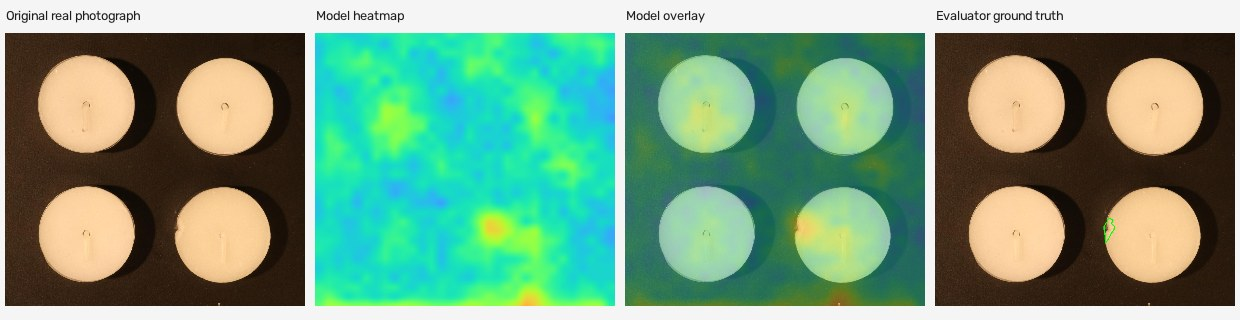
#> input picture benchmarks/intelligence_20261025/examples/candle_replay_0121.jpg, 1240 x 320 px
$ python -i quality.py   (imports and definitions only)   (older library calls are emulated)
#> lines starting #> are read from the running program, lines starting #| are printed output that depends on the picture; after the words box and inside, x2 and y2 are one past the last pixel; in counts of white or black regions, pixels touching at a corner belong together
#> further down, picture is the input picture: shape (320, 1240, 3); mean B, G, R 127.9, 157.4, 117.4
from __future__ import annotations

import cv2
import numpy as np


def inspect_quality(image: np.ndarray) -> dict:
    gray = cv2.cvtColor(image, cv2.COLOR_BGR2GRAY)
    lap = cv2.Laplacian(gray, cv2.CV_64F)
    height, width = gray.shape
    brightness = float(np.mean(gray))
    dynamic_range = float(np.percentile(gray, 99) - np.percentile(gray, 1))
    clipping = float(np.mean((gray <= 3) | (gray >= 252)))
    focus = float(lap.var())
    flags: list[str] = []
    if min(width, height) < 128:
        flags.append("LOW_RESOLUTION")
    if focus < 12.0:
        flags.append("LOW_FOCUS")
    if clipping > 0.28 or brightness < 8 or brightness > 247 or dynamic_range < 18:
        flags.append("EXPOSURE_LIMIT")
    ratio = max(width / max(height, 1), height / max(width, 1))
    if ratio > 5.0:
        flags.append("EXTREME_ASPECT_RATIO")
    return {
        "width": int(width), "height": int(height), "channels": 3,
        "focus_laplacian_variance": round(focus, 4),
        "brightness_mean": round(brightness, 4),
        "dynamic_range_p98_minus_p02": round(dynamic_range, 4),
        "clipped_pixel_fraction": round(clipping, 6),
        "aspect_ratio_long_over_short": round(ratio, 4),
        "quality_score": round(float(max(0.0, min(1.0, min(1.0, focus / 80.0) * (1.0 - min(clipping, 1.0))))), 4),
        "quality_score_is_calibrated": False,
        "flags": flags,
    }


def foreground_bbox(image: np.ndarray) -> list[int] | None:
    lab = cv2.cvtColor(image, cv2.COLOR_BGR2LAB)
#> lab: shape (320, 1240, 3); mean of channels 0, 1, 2 155.2, 114.2, 141
    lightness = cv2.GaussianBlur(lab[:, :, 0], (5, 5), 0)
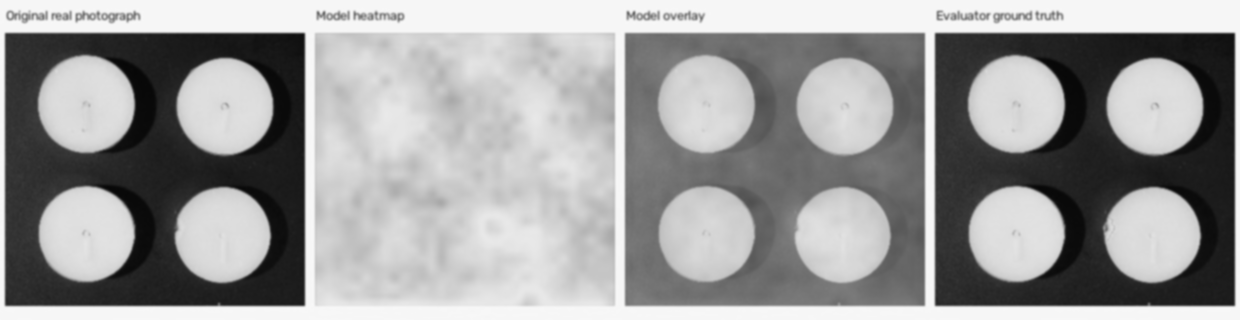
#> lightness: shape (320, 1240); min 7, max 248, mean 155.2
    _, mask = cv2.threshold(lightness, 0, 255, cv2.THRESH_BINARY + cv2.THRESH_OTSU)
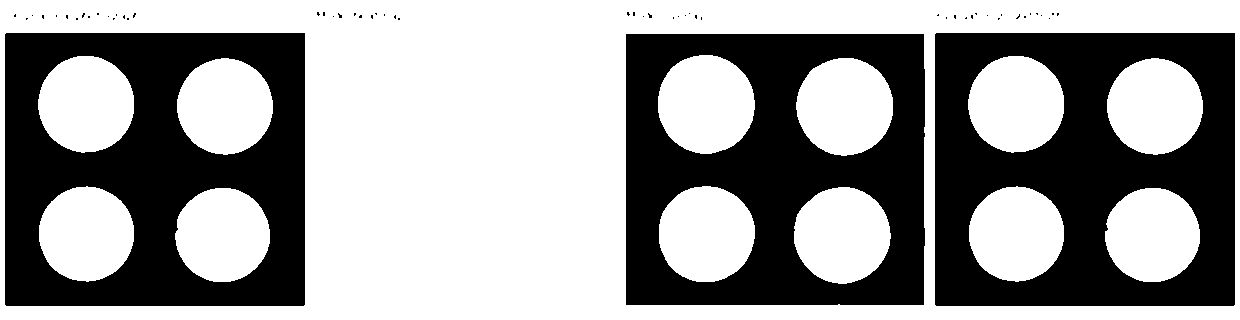
#> mask: shape (320, 1240); 60.2% white; 57 black regions (54 under 20 px), largest, box (x1, y1, x2, y2) and area: (5, 33, 305, 306) 53204, (935, 33, 1235, 306) 53198, (626, 34, 925, 305) 51203
    kernel = cv2.getStructuringElement(cv2.MORPH_ELLIPSE, (9, 9))
    mask = cv2.morphologyEx(mask, cv2.MORPH_CLOSE, kernel)
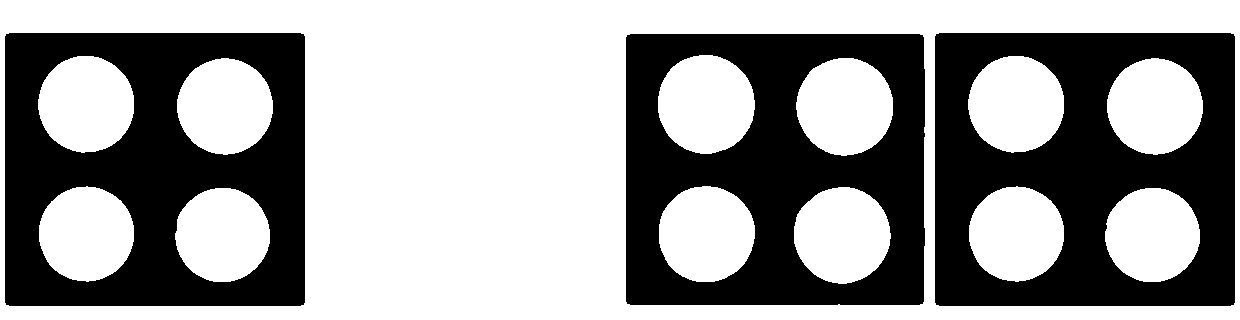
#> mask: shape (320, 1240); 60.3% white; 3 black regions, box (x1, y1, x2, y2) and area: (5, 33, 305, 306) 53181, (935, 33, 1235, 306) 53173, (626, 34, 925, 305) 51177
    contours, _ = cv2.findContours(mask, cv2.RETR_EXTERNAL, cv2.CHAIN_APPROX_SIMPLE)
#> contours = [[[0, 0], [0, 319], [1239, 319], [1239, 0]]]
    image_area = image.shape[0] * image.shape[1]
#> image_area = 396800
    candidates = [cv2.boundingRect(c) for c in contours if 0.02 < cv2.contourArea(c) / max(image_area, 1) < 0.98]
#> candidates = []
    if not candidates:
        return None
    x, y, w, h = max(candidates, key=lambda box: box[2] * box[3])
    return [int(x), int(y), int(x + w), int(y + h)]

>>> import cv2
>>> picture = cv2.imread('../../../benchmarks/intelligence_20261025/examples/candle_replay_0121.jpg')
>>> result = foreground_bbox(picture)

$ run again, on benchmarks/intelligence_20261025/examples/candle_replay_0129_chosen_detail.png
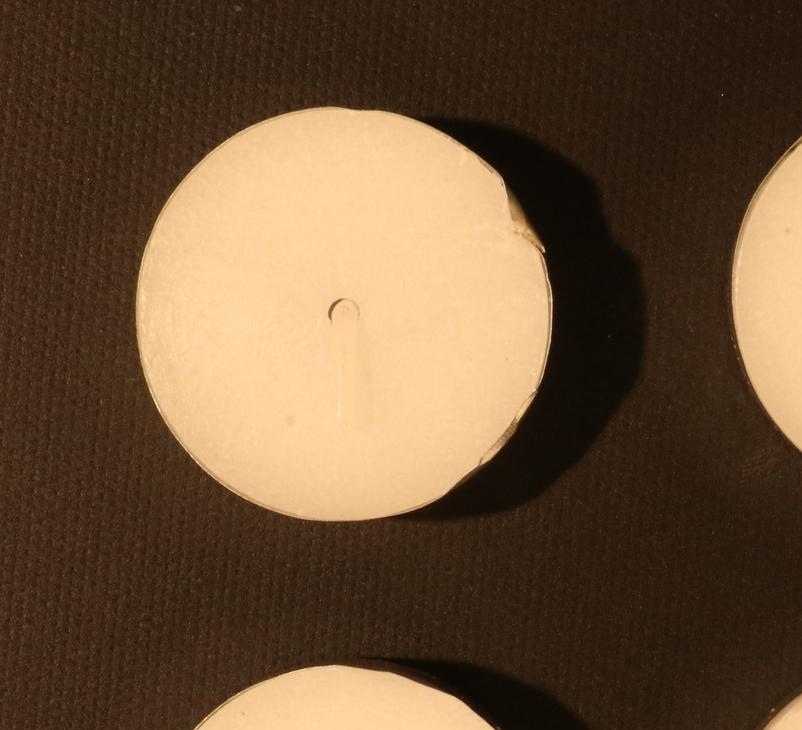
#> input picture benchmarks/intelligence_20261025/examples/candle_replay_0129_chosen_detail.png, 802 x 730 px
#> picture is the input picture: shape (730, 802, 3); mean B, G, R 56.2, 81.7, 107.2
#> lab: shape (730, 802, 3); mean of channels 0, 1, 2 88.4, 135.1, 146.3
#> in foreground_bbox, `lightness = cv2.GaussianBlur(lab[:, :, 0], (5, 5), 0)`:
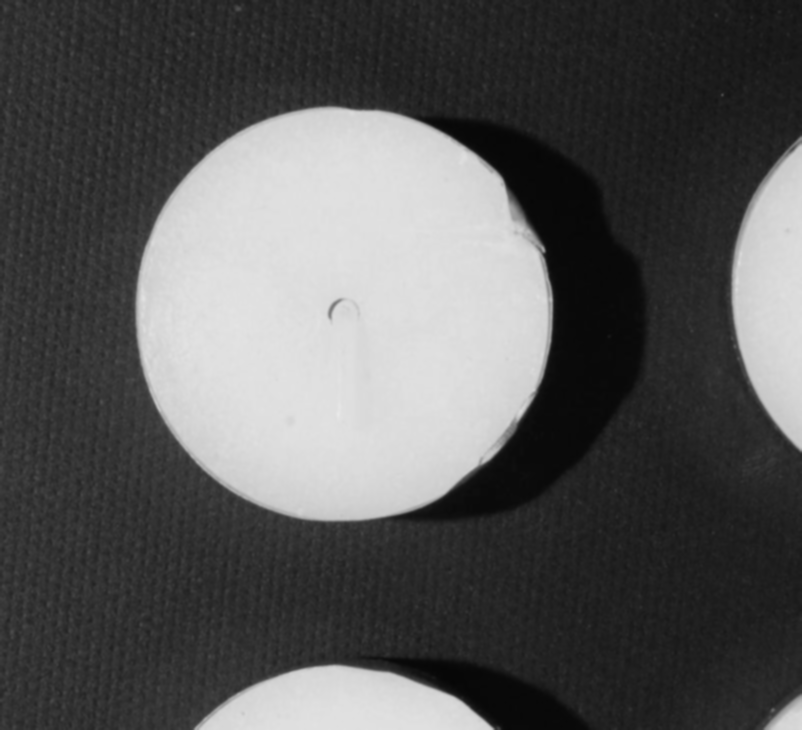
#> lightness: shape (730, 802); min 6, max 233, mean 88.4
#> in foreground_bbox, `_, mask = cv2.threshold(lightness, 0, 255, cv2.THRESH_BINARY + cv2.THR..`:
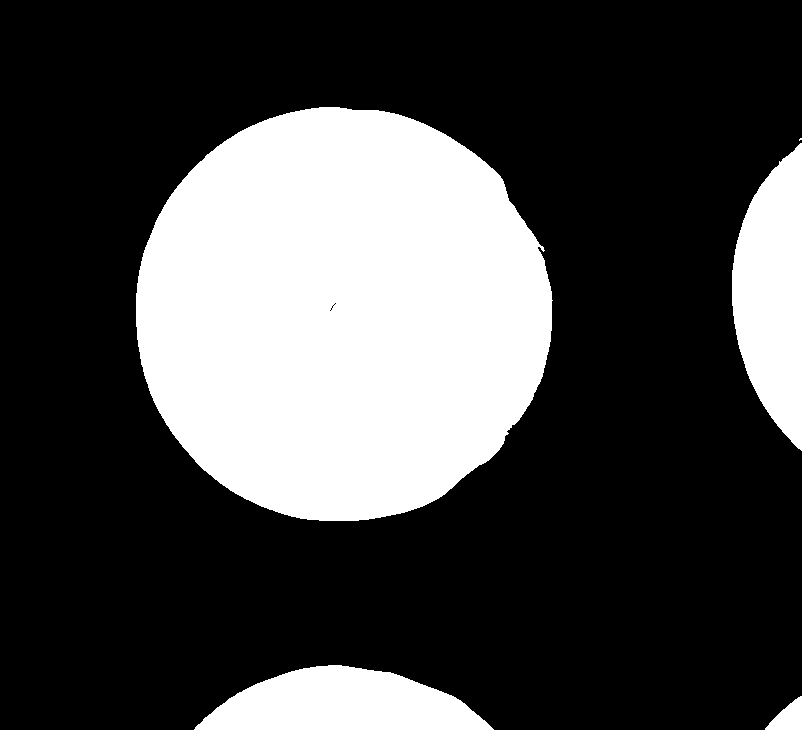
#> mask: shape (730, 802); 28.1% white; 5 white regions (1 under 20 px), largest, box (x1, y1, x2, y2) and area: (136, 107, 553, 521) 135422, (732, 143, 802, 451) 15265, (194, 665, 494, 730) 13278, (765, 696, 802, 730) 734
#> contours = 4 contours; box (x1, y1, x2, y2) and area: (136, 107, 553, 521) 134867, (732, 138, 802, 451) 14966, (194, 665, 494, 730) 12977, (765, 696, 802, 730) 680
#> candidates = [(194, 665, 300, 65), (732, 138, 70, 313), (136, 107, 417, 414)]
#> x = 136; y = 107; w = 417; h = 414
#> result = [136, 107, 553, 521]
